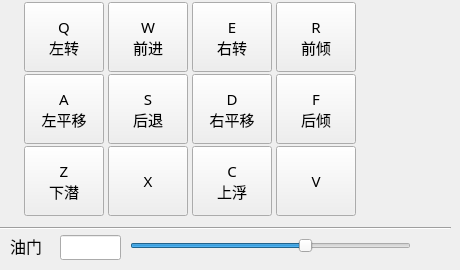
     <widget class="QWidget" name="tab_KeyControl">
      <attribute name="title">
       <string>键盘控制</string>
      </attribute>
      <widget class="QWidget" name="gridLayoutWidget">
       <property name="geometry">
        <rect>
         <x>20</x>
         <y>0</y>
         <width>341</width>
         <height>221</height>
        </rect>
       </property>
       <layout class="QGridLayout" name="gridLayout">
        <property name="leftMargin">
         <number>0</number>
        </property>
        <property name="topMargin">
         <number>0</number>
        </property>
        <property name="rightMargin">
         <number>0</number>
        </property>
        <property name="bottomMargin">
         <number>0</number>
        </property>
        <property name="spacing">
         <number>0</number>
        </property>
        <item row="2" column="1">
         <widget class="QPushButton" name="pushButton_X">
          <property name="minimumSize">
           <size>
            <width>80</width>
            <height>70</height>
           </size>
          </property>
          <property name="maximumSize">
           <size>
            <width>80</width>
            <height>70</height>
           </size>
          </property>
          <property name="font">
           <font>
            <family>微软雅黑</family>
            <pointsize>11</pointsize>
            <bold>false</bold>
           </font>
          </property>
          <property name="text">
           <string>X</string>
          </property>
         </widget>
        </item>
        <item row="0" column="2">
         <widget class="QPushButton" name="pushButton_E">
          <property name="minimumSize">
           <size>
            <width>80</width>
            <height>70</height>
           </size>
          </property>
          <property name="maximumSize">
           <size>
            <width>80</width>
            <height>70</height>
           </size>
          </property>
          <property name="font">
           <font>
            <family>微软雅黑</family>
            <pointsize>11</pointsize>
            <bold>false</bold>
           </font>
          </property>
          <property name="text">
           <string>E
右转</string>
          </property>
         </widget>
        </item>
        <item row="1" column="3">
         <widget class="QPushButton" name="pushButton_F">
          <property name="minimumSize">
           <size>
            <width>80</width>
            <height>70</height>
           </size>
          </property>
          <property name="maximumSize">
           <size>
            <width>80</width>
            <height>70</height>
           </size>
          </property>
          <property name="font">
           <font>
            <family>微软雅黑</family>
            <pointsize>11</pointsize>
            <bold>false</bold>
           </font>
          </property>
          <property name="text">
           <string>F
后倾</string>
          </property>
         </widget>
        </item>
        <item row="2" column="2">
         <widget class="QPushButton" name="pushButton_C">
          <property name="minimumSize">
           <size>
            <width>80</width>
            <height>70</height>
           </size>
          </property>
          <property name="maximumSize">
           <size>
            <width>80</width>
            <height>70</height>
           </size>
          </property>
          <property name="font">
           <font>
            <family>微软雅黑</family>
            <pointsize>11</pointsize>
            <bold>false</bold>
           </font>
          </property>
          <property name="text">
           <string>C
上浮</string>
          </property>
         </widget>
        </item>
        <item row="0" column="0">
         <widget class="QPushButton" name="pushButton_Q">
          <property name="minimumSize">
           <size>
            <width>80</width>
            <height>70</height>
           </size>
          </property>
          <property name="maximumSize">
           <size>
            <width>80</width>
            <height>70</height>
           </size>
          </property>
          <property name="font">
           <font>
            <family>微软雅黑</family>
            <pointsize>11</pointsize>
            <bold>false</bold>
           </font>
          </property>
          <property name="text">
           <string>Q
左转</string>
          </property>
         </widget>
        </item>
        <item row="0" column="3">
         <widget class="QPushButton" name="pushButton_R">
          <property name="minimumSize">
           <size>
            <width>80</width>
            <height>70</height>
           </size>
          </property>
          <property name="maximumSize">
           <size>
            <width>80</width>
            <height>70</height>
           </size>
          </property>
          <property name="font">
           <font>
            <family>微软雅黑</family>
            <pointsize>11</pointsize>
            <bold>false</bold>
           </font>
          </property>
          <property name="text">
           <string>R
前倾</string>
          </property>
         </widget>
        </item>
        <item row="0" column="1">
         <widget class="QPushButton" name="pushButton_W">
          <property name="minimumSize">
           <size>
            <width>80</width>
            <height>70</height>
           </size>
          </property>
          <property name="maximumSize">
           <size>
            <width>80</width>
            <height>70</height>
           </size>
          </property>
          <property name="font">
           <font>
            <family>微软雅黑</family>
            <pointsize>11</pointsize>
            <bold>false</bold>
           </font>
          </property>
          <property name="text">
           <string>W
前进</string>
          </property>
         </widget>
        </item>
        <item row="2" column="0">
         <widget class="QPushButton" name="pushButton_Z">
          <property name="minimumSize">
           <size>
            <width>80</width>
            <height>70</height>
           </size>
          </property>
          <property name="maximumSize">
           <size>
            <width>80</width>
            <height>70</height>
           </size>
          </property>
          <property name="font">
           <font>
            <family>微软雅黑</family>
            <pointsize>11</pointsize>
            <bold>false</bold>
           </font>
          </property>
          <property name="text">
           <string>Z
下潜</string>
          </property>
         </widget>
        </item>
        <item row="1" column="2">
         <widget class="QPushButton" name="pushButton_D">
          <property name="minimumSize">
           <size>
            <width>80</width>
            <height>70</height>
           </size>
          </property>
          <property name="maximumSize">
           <size>
            <width>80</width>
            <height>70</height>
           </size>
          </property>
          <property name="font">
           <font>
            <family>微软雅黑</family>
            <pointsize>11</pointsize>
            <bold>false</bold>
           </font>
          </property>
          <property name="text">
           <string>D
右平移</string>
          </property>
         </widget>
        </item>
        <item row="2" column="3">
         <widget class="QPushButton" name="pushButton_V">
          <property name="minimumSize">
           <size>
            <width>80</width>
            <height>70</height>
           </size>
          </property>
          <property name="maximumSize">
           <size>
            <width>80</width>
            <height>70</height>
           </size>
          </property>
          <property name="font">
           <font>
            <family>微软雅黑</family>
            <pointsize>11</pointsize>
            <bold>false</bold>
           </font>
          </property>
          <property name="text">
           <string>V</string>
          </property>
         </widget>
        </item>
        <item row="1" column="1">
         <widget class="QPushButton" name="pushButton_S">
          <property name="minimumSize">
           <size>
            <width>80</width>
            <height>70</height>
           </size>
          </property>
          <property name="maximumSize">
           <size>
            <width>80</width>
            <height>70</height>
           </size>
          </property>
          <property name="font">
           <font>
            <family>微软雅黑</family>
            <pointsize>11</pointsize>
            <bold>false</bold>
           </font>
          </property>
          <property name="text">
           <string>S
后退</string>
          </property>
         </widget>
        </item>
        <item row="1" column="0">
         <widget class="QPushButton" name="pushButton_A">
          <property name="minimumSize">
           <size>
            <width>80</width>
            <height>70</height>
           </size>
          </property>
          <property name="maximumSize">
           <size>
            <width>80</width>
            <height>70</height>
           </size>
          </property>
          <property name="font">
           <font>
            <family>微软雅黑</family>
            <pointsize>11</pointsize>
            <bold>false</bold>
           </font>
          </property>
          <property name="text">
           <string>A
左平移</string>
          </property>
         </widget>
        </item>
       </layout>
      </widget>
      <widget class="QSlider" name="horizontalSlider_cv">
       <property name="geometry">
        <rect>
         <x>130</x>
         <y>235</y>
         <width>281</width>
         <height>21</height>
        </rect>
       </property>
       <property name="maximum">
        <number>127</number>
       </property>
       <property name="pageStep">
        <number>10</number>
       </property>
       <property name="value">
        <number>80</number>
       </property>
       <property name="orientation">
        <enum>Qt::Orientation::Horizontal</enum>
       </property>
      </widget>
      <widget class="QLabel" name="label_cv">
       <property name="geometry">
        <rect>
         <x>10</x>
         <y>230</y>
         <width>41</width>
         <height>31</height>
        </rect>
       </property>
       <property name="font">
        <font>
         <family>微软雅黑</family>
         <pointsize>12</pointsize>
        </font>
       </property>
       <property name="text">
        <string>油门</string>
       </property>
      </widget>
      <widget class="QLineEdit" name="lineEdit_cv">
       <property name="enabled">
        <bool>true</bool>
       </property>
       <property name="geometry">
        <rect>
         <x>60</x>
         <y>235</y>
         <width>61</width>
         <height>25</height>
        </rect>
       </property>
       <property name="readOnly">
        <bool>true</bool>
       </property>
      </widget>
      <widget class="Line" name="line_3">
       <property name="geometry">
        <rect>
         <x>0</x>
         <y>220</y>
         <width>451</width>
         <height>16</height>
        </rect>
       </property>
       <property name="orientation">
        <enum>Qt::Orientation::Horizontal</enum>
       </property>
      </widget>
     </widget>
